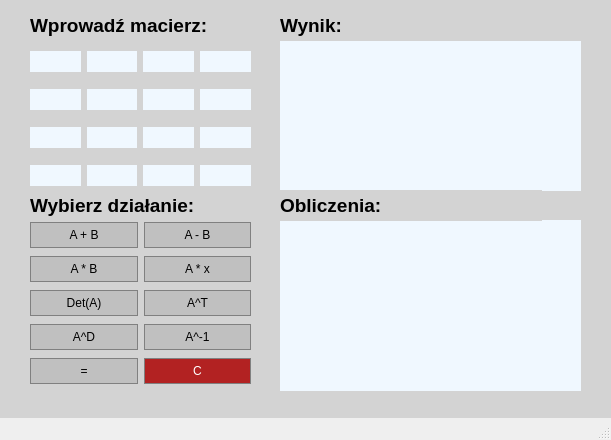
<?xml version="1.0" encoding="UTF-8"?>
<ui version="4.0">
 <class>Calcmat</class>
 <widget class="QMainWindow" name="Calcmat">
  <property name="geometry">
   <rect>
    <x>0</x>
    <y>0</y>
    <width>611</width>
    <height>440</height>
   </rect>
  </property>
  <property name="windowTitle">
   <string>Calcmat</string>
  </property>
  <widget class="QWidget" name="centralwidget">
   <property name="sizePolicy">
    <sizepolicy hsizetype="Fixed" vsizetype="Fixed">
     <horstretch>0</horstretch>
     <verstretch>0</verstretch>
    </sizepolicy>
   </property>
   <property name="styleSheet">
    <string notr="true">QWidget {
background-color:  #D3D3D3
}</string>
   </property>
   <widget class="QWidget" name="layoutWidget">
    <property name="geometry">
     <rect>
      <x>30</x>
      <y>220</y>
      <width>221</width>
      <height>171</height>
     </rect>
    </property>
    <layout class="QGridLayout" name="gridLayout_3">
     <item row="1" column="1">
      <widget class="QPushButton" name="MulX">
       <property name="styleSheet">
        <string notr="true">QPushButton {
background-color: #C0C0C0;
border: 1px solid gray;
padding: 5px;
color: black
}
QPushButton:pressed {
background-color: #A9A9A9;
border: 1px solid gray;
padding: 5px;
color: black
}</string>
       </property>
       <property name="text">
        <string>A * x</string>
       </property>
      </widget>
     </item>
     <item row="2" column="0">
      <widget class="QPushButton" name="Det">
       <property name="styleSheet">
        <string notr="true">QPushButton {
background-color: #C0C0C0;
border: 1px solid gray;
padding: 5px;
color: black
}
QPushButton:pressed {
background-color: #A9A9A9;
border: 1px solid gray;
padding: 5px;
color: black
}</string>
       </property>
       <property name="text">
        <string>Det(A)</string>
       </property>
      </widget>
     </item>
     <item row="3" column="0">
      <widget class="QPushButton" name="DopA">
       <property name="styleSheet">
        <string notr="true">QPushButton {
background-color: #C0C0C0;
border: 1px solid gray;
padding: 5px;
color: black
}
QPushButton:pressed {
background-color: #A9A9A9;
border: 1px solid gray;
padding: 5px;
color: black
}</string>
       </property>
       <property name="text">
        <string>A^D</string>
       </property>
      </widget>
     </item>
     <item row="3" column="1">
      <widget class="QPushButton" name="Inverse">
       <property name="styleSheet">
        <string notr="true">QPushButton {
background-color: #C0C0C0;
border: 1px solid gray;
padding: 5px;
color: black
}
QPushButton:pressed {
background-color: #A9A9A9;
border: 1px solid gray;
padding: 5px;
color: black
}</string>
       </property>
       <property name="text">
        <string>A^-1</string>
       </property>
      </widget>
     </item>
     <item row="2" column="1">
      <widget class="QPushButton" name="Transp">
       <property name="styleSheet">
        <string notr="true">QPushButton {
background-color: #C0C0C0;
border: 1px solid gray;
padding: 5px;
color: black
}
QPushButton:pressed {
background-color: #A9A9A9;
border: 1px solid gray;
padding: 5px;
color: black
}</string>
       </property>
       <property name="text">
        <string>A^T</string>
       </property>
      </widget>
     </item>
     <item row="0" column="1">
      <widget class="QPushButton" name="Sub">
       <property name="styleSheet">
        <string notr="true">QPushButton {
background-color: #C0C0C0;
border: 1px solid gray;
padding: 5px;
color: black
}
QPushButton:pressed {
background-color: #A9A9A9;
border: 1px solid gray;
padding: 5px;
color: black
}</string>
       </property>
       <property name="text">
        <string>A - B</string>
       </property>
      </widget>
     </item>
     <item row="1" column="0">
      <widget class="QPushButton" name="MulMat">
       <property name="styleSheet">
        <string notr="true">QPushButton {
background-color: #C0C0C0;
border: 1px solid gray;
padding: 5px;
color: black
}
QPushButton:pressed {
background-color: #A9A9A9;
border: 1px solid gray;
padding: 5px;
color: black
}</string>
       </property>
       <property name="text">
        <string>A * B</string>
       </property>
      </widget>
     </item>
     <item row="0" column="0">
      <widget class="QPushButton" name="Add">
       <property name="styleSheet">
        <string notr="true">QPushButton {
background-color: #C0C0C0;
border: 1px solid gray;
padding: 5px;
color: black
}
QPushButton:pressed {
background-color: #A9A9A9;
border: 1px solid gray;
padding: 5px;
color: black
}</string>
       </property>
       <property name="text">
        <string>A + B</string>
       </property>
      </widget>
     </item>
     <item row="4" column="0">
      <widget class="QPushButton" name="Result">
       <property name="styleSheet">
        <string notr="true">QPushButton {
background-color: #C0C0C0;
border: 1px solid gray;
padding: 5px;
color: black
}
QPushButton:pressed {
background-color: #A9A9A9;
border: 1px solid gray;
padding: 5px;
color: black
}</string>
       </property>
       <property name="text">
        <string>=</string>
       </property>
      </widget>
     </item>
     <item row="4" column="1">
      <widget class="QPushButton" name="Clear">
       <property name="styleSheet">
        <string notr="true">QPushButton {
background-color: #B22222;
border: 1px solid gray;
padding: 5px;
color: white
}
QPushButton:pressed {
background-color: #DC143C;
border: 1px solid gray;
padding: 5px;
color: white
}</string>
       </property>
       <property name="text">
        <string>C</string>
       </property>
      </widget>
     </item>
    </layout>
   </widget>
   <widget class="QWidget" name="layoutWidget">
    <property name="geometry">
     <rect>
      <x>30</x>
      <y>40</y>
      <width>221</width>
      <height>157</height>
     </rect>
    </property>
    <layout class="QGridLayout" name="gridLayout_2">
     <item row="2" column="1">
      <widget class="QLineEdit" name="e2x1">
       <property name="font">
        <font>
         <pointsize>12</pointsize>
         <bold>true</bold>
        </font>
       </property>
       <property name="styleSheet">
        <string notr="true">QLineEdit {
background-color: #F0F8FF;
border: 1px;
color: black
}</string>
       </property>
       <property name="alignment">
        <set>Qt::AlignCenter</set>
       </property>
      </widget>
     </item>
     <item row="2" column="2">
      <widget class="QLineEdit" name="e2x2">
       <property name="font">
        <font>
         <pointsize>12</pointsize>
         <bold>true</bold>
        </font>
       </property>
       <property name="styleSheet">
        <string notr="true">QLineEdit {
background-color: #F0F8FF;
border: 1px;
color: black
}</string>
       </property>
       <property name="alignment">
        <set>Qt::AlignCenter</set>
       </property>
      </widget>
     </item>
     <item row="1" column="2">
      <widget class="QLineEdit" name="e1x2">
       <property name="font">
        <font>
         <pointsize>12</pointsize>
         <bold>true</bold>
        </font>
       </property>
       <property name="styleSheet">
        <string notr="true">QLineEdit {
background-color: #F0F8FF;
border: 1px;
color: black
}</string>
       </property>
       <property name="alignment">
        <set>Qt::AlignCenter</set>
       </property>
      </widget>
     </item>
     <item row="1" column="0">
      <widget class="QLineEdit" name="e1x0">
       <property name="font">
        <font>
         <pointsize>12</pointsize>
         <bold>true</bold>
        </font>
       </property>
       <property name="styleSheet">
        <string notr="true">QLineEdit {
background-color: #F0F8FF;
border: 1px;
color: black
}</string>
       </property>
       <property name="alignment">
        <set>Qt::AlignCenter</set>
       </property>
      </widget>
     </item>
     <item row="3" column="2">
      <widget class="QLineEdit" name="e3x2">
       <property name="font">
        <font>
         <pointsize>12</pointsize>
         <bold>true</bold>
        </font>
       </property>
       <property name="styleSheet">
        <string notr="true">QLineEdit {
background-color: #F0F8FF;
border: 1px;
color: black
}</string>
       </property>
       <property name="alignment">
        <set>Qt::AlignCenter</set>
       </property>
      </widget>
     </item>
     <item row="1" column="1">
      <widget class="QLineEdit" name="e1x1">
       <property name="font">
        <font>
         <pointsize>12</pointsize>
         <bold>true</bold>
        </font>
       </property>
       <property name="styleSheet">
        <string notr="true">QLineEdit {
background-color: #F0F8FF;
border: 1px;
color: black;
}</string>
       </property>
       <property name="alignment">
        <set>Qt::AlignCenter</set>
       </property>
      </widget>
     </item>
     <item row="0" column="0">
      <widget class="QLineEdit" name="e0x0">
       <property name="font">
        <font>
         <pointsize>12</pointsize>
         <bold>true</bold>
        </font>
       </property>
       <property name="styleSheet">
        <string notr="true">QLineEdit {
background-color: #F0F8FF;
border: 1px;
color: black
}</string>
       </property>
       <property name="alignment">
        <set>Qt::AlignCenter</set>
       </property>
      </widget>
     </item>
     <item row="0" column="2">
      <widget class="QLineEdit" name="e0x2">
       <property name="font">
        <font>
         <pointsize>12</pointsize>
         <bold>true</bold>
        </font>
       </property>
       <property name="styleSheet">
        <string notr="true">QLineEdit {
background-color: #F0F8FF;
border: 1px;
color: black
}</string>
       </property>
       <property name="alignment">
        <set>Qt::AlignCenter</set>
       </property>
      </widget>
     </item>
     <item row="0" column="3">
      <widget class="QLineEdit" name="e0x3">
       <property name="font">
        <font>
         <pointsize>12</pointsize>
         <bold>true</bold>
        </font>
       </property>
       <property name="styleSheet">
        <string notr="true">QLineEdit {
background-color: #F0F8FF;
border: 1px;
color: black
}</string>
       </property>
       <property name="alignment">
        <set>Qt::AlignCenter</set>
       </property>
      </widget>
     </item>
     <item row="3" column="0">
      <widget class="QLineEdit" name="e3x0">
       <property name="font">
        <font>
         <pointsize>12</pointsize>
         <bold>true</bold>
        </font>
       </property>
       <property name="styleSheet">
        <string notr="true">QLineEdit {
background-color: #F0F8FF;
border: 1px;
color: black
}</string>
       </property>
       <property name="alignment">
        <set>Qt::AlignCenter</set>
       </property>
      </widget>
     </item>
     <item row="3" column="3">
      <widget class="QLineEdit" name="e3x3">
       <property name="font">
        <font>
         <pointsize>12</pointsize>
         <bold>true</bold>
        </font>
       </property>
       <property name="styleSheet">
        <string notr="true">QLineEdit {
background-color: #F0F8FF;
border: 1px;
color: black
}</string>
       </property>
       <property name="alignment">
        <set>Qt::AlignCenter</set>
       </property>
      </widget>
     </item>
     <item row="0" column="1">
      <widget class="QLineEdit" name="e0x1">
       <property name="font">
        <font>
         <pointsize>12</pointsize>
         <bold>true</bold>
        </font>
       </property>
       <property name="styleSheet">
        <string notr="true">QLineEdit {
background-color: #F0F8FF;
border: 1px;
color: black
}</string>
       </property>
       <property name="alignment">
        <set>Qt::AlignCenter</set>
       </property>
      </widget>
     </item>
     <item row="1" column="3">
      <widget class="QLineEdit" name="e1x3">
       <property name="font">
        <font>
         <pointsize>12</pointsize>
         <bold>true</bold>
        </font>
       </property>
       <property name="styleSheet">
        <string notr="true">QLineEdit {
background-color: #F0F8FF;
border: 1px;
color: black
}</string>
       </property>
       <property name="alignment">
        <set>Qt::AlignCenter</set>
       </property>
      </widget>
     </item>
     <item row="2" column="3">
      <widget class="QLineEdit" name="e2x3">
       <property name="font">
        <font>
         <pointsize>12</pointsize>
         <bold>true</bold>
        </font>
       </property>
       <property name="styleSheet">
        <string notr="true">QLineEdit {
background-color: #F0F8FF;
border: 1px;
color: black
}</string>
       </property>
       <property name="alignment">
        <set>Qt::AlignCenter</set>
       </property>
      </widget>
     </item>
     <item row="2" column="0">
      <widget class="QLineEdit" name="e2x0">
       <property name="font">
        <font>
         <pointsize>12</pointsize>
         <bold>true</bold>
        </font>
       </property>
       <property name="styleSheet">
        <string notr="true">QLineEdit {
background-color: #F0F8FF;
border: 1px;
color: black
}</string>
       </property>
       <property name="alignment">
        <set>Qt::AlignCenter</set>
       </property>
      </widget>
     </item>
     <item row="3" column="1">
      <widget class="QLineEdit" name="e3x1">
       <property name="font">
        <font>
         <pointsize>12</pointsize>
         <bold>true</bold>
        </font>
       </property>
       <property name="styleSheet">
        <string notr="true">QLineEdit {
background-color: #F0F8FF;
border: 1px;
color: black
}</string>
       </property>
       <property name="alignment">
        <set>Qt::AlignCenter</set>
       </property>
      </widget>
     </item>
    </layout>
   </widget>
   <widget class="QWidget" name="verticalLayoutWidget">
    <property name="geometry">
     <rect>
      <x>30</x>
      <y>190</y>
      <width>221</width>
      <height>31</height>
     </rect>
    </property>
    <layout class="QVBoxLayout" name="verticalLayout_3">
     <item>
      <widget class="QLabel" name="label_3">
       <property name="font">
        <font>
         <pointsize>14</pointsize>
         <bold>true</bold>
        </font>
       </property>
       <property name="styleSheet">
        <string notr="true">QLabel {
color:  black;
}</string>
       </property>
       <property name="text">
        <string>Wybierz działanie:</string>
       </property>
      </widget>
     </item>
    </layout>
   </widget>
   <widget class="QWidget" name="verticalLayoutWidget_2">
    <property name="geometry">
     <rect>
      <x>280</x>
      <y>40</y>
      <width>301</width>
      <height>151</height>
     </rect>
    </property>
    <layout class="QVBoxLayout" name="verticalLayout_4">
     <item>
      <widget class="QTextBrowser" name="Display">
       <property name="font">
        <font>
         <pointsize>12</pointsize>
         <bold>true</bold>
        </font>
       </property>
       <property name="styleSheet">
        <string notr="true">QTextBrowser {
background-color:  #F0F8FF;
color: black;
border: 10px gray
}</string>
       </property>
      </widget>
     </item>
    </layout>
   </widget>
   <widget class="QWidget" name="verticalLayoutWidget_3">
    <property name="geometry">
     <rect>
      <x>30</x>
      <y>10</y>
      <width>221</width>
      <height>31</height>
     </rect>
    </property>
    <layout class="QVBoxLayout" name="verticalLayout_7">
     <item>
      <widget class="QLabel" name="label">
       <property name="font">
        <font>
         <pointsize>14</pointsize>
         <bold>true</bold>
        </font>
       </property>
       <property name="styleSheet">
        <string notr="true">QLabel {
color:  black;
}</string>
       </property>
       <property name="text">
        <string>Wprowadź macierz:</string>
       </property>
      </widget>
     </item>
    </layout>
   </widget>
   <widget class="QWidget" name="verticalLayoutWidget_4">
    <property name="geometry">
     <rect>
      <x>280</x>
      <y>10</y>
      <width>301</width>
      <height>31</height>
     </rect>
    </property>
    <layout class="QVBoxLayout" name="verticalLayout_8">
     <item>
      <widget class="QLabel" name="label_2">
       <property name="font">
        <font>
         <pointsize>14</pointsize>
         <bold>true</bold>
        </font>
       </property>
       <property name="styleSheet">
        <string notr="true">QLabel {
color:  black;
}</string>
       </property>
       <property name="text">
        <string>Wynik:</string>
       </property>
      </widget>
     </item>
    </layout>
   </widget>
   <widget class="QWidget" name="verticalLayoutWidget_5">
    <property name="geometry">
     <rect>
      <x>280</x>
      <y>220</y>
      <width>301</width>
      <height>171</height>
     </rect>
    </property>
    <layout class="QVBoxLayout" name="verticalLayout_9">
     <item>
      <widget class="QTextEdit" name="Calculates">
       <property name="styleSheet">
        <string notr="true">QTextEdit {
background-color:  #F0F8FF;
color: black;
border: 10px gray
}</string>
       </property>
      </widget>
     </item>
    </layout>
   </widget>
   <widget class="QWidget" name="">
    <property name="geometry">
     <rect>
      <x>280</x>
      <y>190</y>
      <width>262</width>
      <height>31</height>
     </rect>
    </property>
    <layout class="QHBoxLayout" name="horizontalLayout">
     <item>
      <widget class="QLabel" name="label_4">
       <property name="font">
        <font>
         <pointsize>14</pointsize>
         <bold>true</bold>
        </font>
       </property>
       <property name="styleSheet">
        <string notr="true">QLabel {
color:  black;
}</string>
       </property>
       <property name="text">
        <string>Obliczenia:</string>
       </property>
      </widget>
     </item>
    </layout>
   </widget>
  </widget>
  <widget class="QMenuBar" name="menubar">
   <property name="geometry">
    <rect>
     <x>0</x>
     <y>0</y>
     <width>611</width>
     <height>21</height>
    </rect>
   </property>
  </widget>
  <widget class="QStatusBar" name="statusbar"/>
 </widget>
 <resources/>
 <connections/>
</ui>
